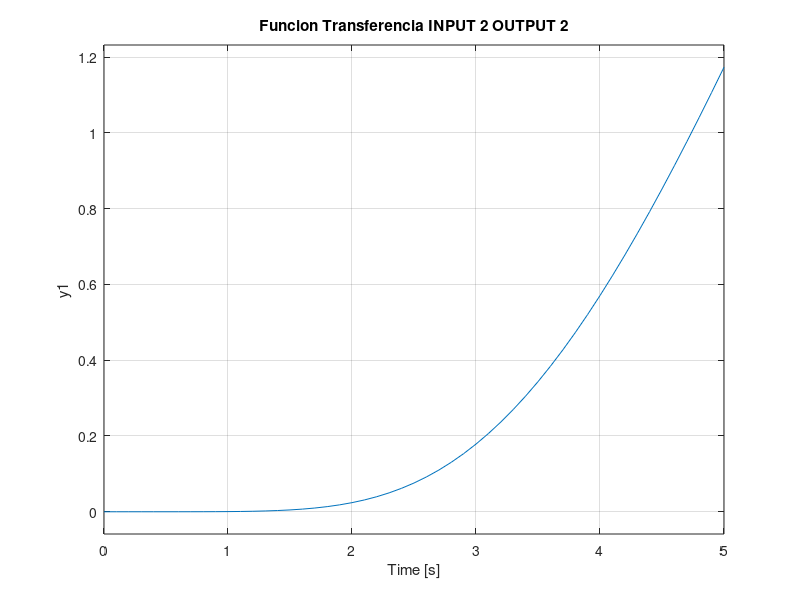

Write the MATLAB code that produced this figure.
clc,clear;

% MIMO system
% define SISO systems
sys11=tf([-86.41],[15 0.37]);
sys12=tf([-0.05445],[1 0.524667 0.0873333 0.00185]);
sys21=tf([29324.85 327.75],[15 0.37]);
sys22=tf([0.25535],[1 0.524667 0.0873333 0.00185]);

% compose MIMO system
sys=[sys11 sys12;
     sys21 sys22];
[a,b,c,d]=tf2ss(sys);
%Q =c'*c;
Q=eye(4,4);
R=0.1*eye(2,2);
[G, ~, ~]=lqr(sys,Q,R)

Q1=eye(4,4);
R1=[0.01 0 ; 0 0.01];
[H, ~, ~] = lqe(sys,Q1,R1)


%cONTROLADOR k(S)

K11=[a-b*G];  % 4X4
K12=[-b*G];    %4X4
K21=[H*c]; %4x4
K22=[a-H*c-b*G];   %2x2

AK=[K11 K12;K21 K22];   %8x8
BK=[zeros(4,2);-H];     %8x2
CK=[c zeros(2,4)];     %2x8
DK=[0 0;0 0];
% % % % % % % % % % % % % % % 
sysK=ss(AK,BK,CK,DK);


OL=sysK*sys;

CL=OL*inv(eye(2,2)+OL);
t=(0:0.1:10);
[NC DC]=ss2tf(CL);
TF1=tf(NC(1,1),DC(1,1));
TF2=tf(NC(1,2),DC(1,2));
TF3=tf(NC(2,1),DC(2,1));
TF4=tf(NC(2,2),DC(2,2));
t=[0:0.1:5];

subplot(2,2,1)
step(TF1,t)
title('Funcion Transferencia INPUT 1 OUTPUT 1')
subplot(2,2,2)
step(TF2,t)
title('Funcion Transferencia INPUT 1 OUTPUT 2')
subplot(2,2,3)
step(TF3,t)
title('Funcion Transferencia INPUT 2 OUTPUT 1')
subplot(2,2,4)
step(TF4,t)
title('Funcion Transferencia INPUT 2 OUTPUT 2')








